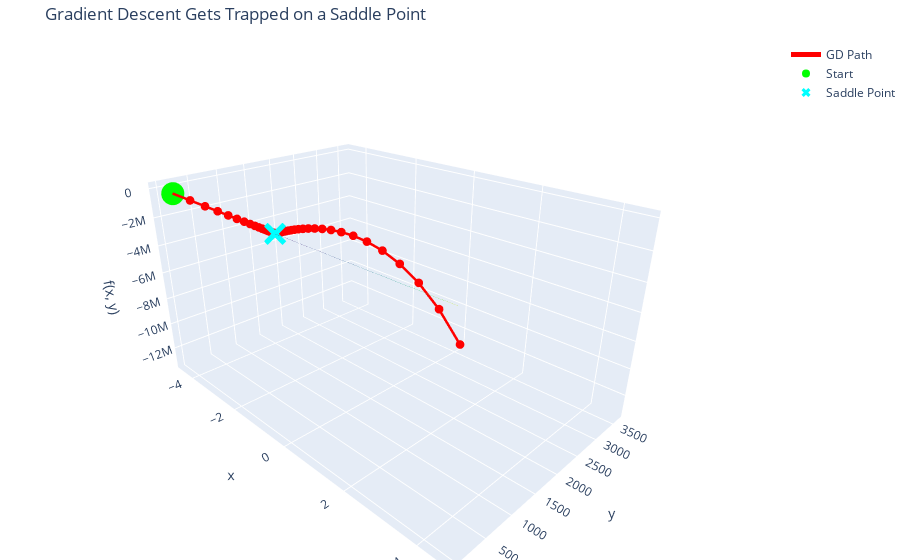

Source (notebook cell):
### Markdown cell above
### ⚠️ Visualizing the Failure of Gradient Descent (Interactive)

On a simple, bowl-shaped function, Gradient Descent works perfectly. But on a more complex surface like a **saddle point**, its weakness becomes clear. Let's visualize its path on the function $f(x, y) = x^2 - y^2$. 

The optimizer's goal is to find the lowest point. It correctly identifies that it needs to move along the x-axis to go down, but it gets trapped by the vanishingly small gradient in the y-direction. **It slows to a crawl, unable to escape the flat saddle region.**

**Click and drag the plot below to rotate it.** Pay close attention to how the steps get smaller and smaller as the path approaches the center.

### Code cell
# Define the saddle point function and its gradient
def f_saddle(x, y):
    return x**2 - y**2

def df_saddle(x, y):
    return np.array([2*x, -2*y])

# 2D gradient descent
def gradient_descent_2d(derivative_fn, start_pos, lr=0.1, steps=50):
    pos = np.array(start_pos, dtype=float)
    history = [pos.copy()]
    for _ in range(steps):
        grad = derivative_fn(pos[0], pos[1])
        pos -= lr * grad
        history.append(pos.copy())
    return np.array(history)

# Run optimizer
path_gd = gradient_descent_2d(df_saddle, start_pos=[-4, 0.4], lr=0.1, steps=50)

# Setup plot data
x_ = np.linspace(-4.5, 4.5, 100)
y_ = np.linspace(-2.5, 2.5, 100)
X, Y = np.meshgrid(x_, y_)
Z = f_saddle(X, Y)

# Create the interactive 3D plot with Plotly
fig = go.Figure()
fig.add_trace(go.Surface(z=Z, x=X, y=Y, colorscale='viridis', opacity=0.7, name='Saddle Surface', showscale=False))
path_z_gd = f_saddle(path_gd[:, 0], path_gd[:, 1])
fig.add_trace(go.Scatter3d(x=path_gd[:, 0], y=path_gd[:, 1], z=path_z_gd, 
                           mode='lines+markers', 
                           name='GD Path',
                           line=dict(color='red', width=5),
                           marker=dict(size=3, color='red')))
fig.add_trace(go.Scatter3d(x=[path_gd[0,0]], y=[path_gd[0,1]], z=[path_z_gd[0]], mode='markers', name='Start', marker=dict(color='lime', size=8, symbol='circle')))
fig.add_trace(go.Scatter3d(x=[0], y=[0], z=[0], mode='markers', name='Saddle Point', marker=dict(color='cyan', size=8, symbol='x')))

fig.update_layout(title='Gradient Descent Gets Trapped on a Saddle Point',
                  scene=dict(xaxis_title='x', yaxis_title='y', zaxis_title='f(x, y)',
                             aspectratio=dict(x=1.5, y=1, z=0.8),
                             camera_eye=dict(x=1.5, y=-1.5, z=1)),
                  margin=dict(l=0, r=0, b=0, t=40))

fig.show()

### Figure 1 — Plotly figure (JSON) as saved in the notebook; plotly's stock layout.template omitted (floating-point values rounded to 4 significant figures; data arrays with more than 128 entries replaced by an {"elided": "..."} marker saying what was removed)
{"data": [{"colorscale": [[0, "#440154"], [0.1111, "#482878"], [0.2222, "#3e4989"], [0.3333, "#31688e"], [0.4444, "#26828e"], [0.5556, "#1f9e89"], [0.6667, "#35b779"], [0.7778, "#6ece58"], [0.8889, "#b5de2b"], [1, "#fde725"]], "name": "Saddle Surface", "opacity": 0.7, "showscale": false, "type": "surface", "x": {"elided": "100x100 float values"}, "y": {"elided": "100x100 float values"}, "z": {"elided": "100x100 float values"}}, {"line": {"color": "red", "width": 5}, "marker": {"color": "red", "size": 3}, "mode": "lines+markers", "name": "GD Path", "type": "scatter3d", "x": [-4.0, -3.2, -2.56, -2.048, -1.638, -1.311, -1.049, -0.8389, -0.6711, -0.5369, -0.4295, -0.3436, -0.2749, -0.2199, -0.1759, -0.1407, -0.1126, -0.09007, -0.07206, -0.05765, -0.04612, -0.03689, -0.02951, -0.02361, -0.01889, -0.01511, -0.01209, -0.009671, -0.007737, -0.00619, -0.004952, -0.003961, -0.003169, -0.002535, -0.002028, -0.001623, -0.001298, -0.001038, -0.0008308, -0.0006646, -0.0005317, -0.0004254, -0.0003403, -0.0002722, -0.0002178, -0.0001742, -0.0001394, -0.0001115, -8.92e-05, -7.136e-05, -5.709e-05], "y": [0.4, 0.48, 0.576, 0.6912, 0.8294, 0.9953, 1.194, 1.433, 1.72, 2.064, 2.477, 2.972, 3.566, 4.28, 5.136, 6.163, 7.395, 8.874, 10.65, 12.78, 15.34, 18.4, 22.08, 26.5, 31.8, 38.16, 45.79, 54.95, 65.94, 79.13, 94.95, 113.9, 136.7, 164.1, 196.9, 236.3, 283.5, 340.2, 408.3, 489.9, 587.9, 705.5, 846.6, 1016.0, 1219.0, 1463.0, 1755.0, 2107.0, 2528.0, 3033.0, 3640.0], "z": [15.84, 10.01, 6.222, 3.717, 1.996, 0.7273, -0.3271, -1.351, -2.508, -3.972, -5.95, -8.715, -12.64, -18.27, -26.34, -37.96, -54.68, -78.75, -113.4, -163.3, -235.2, -338.6, -487.6, -702.2, -1011.0, -1456.0, -2097.0, -3019.0, -4348.0, -6261.0, -9016.0, -12980.0, -18690.0, -26920.0, -38770.0, -55820.0, -80380.0, -115800.0, -166700.0, -240000.0, -345600.0, -497700.0, -716700.0, -1032000.0, -1486000.0, -2140000.0, -3082000.0, -4438000.0, -6390000.0, -9202000.0, -13250000.0]}, {"marker": {"color": "lime", "size": 8, "symbol": "circle"}, "mode": "markers", "name": "Start", "type": "scatter3d", "x": [-4], "y": [0.4], "z": [15.84]}, {"marker": {"color": "cyan", "size": 8, "symbol": "x"}, "mode": "markers", "name": "Saddle Point", "type": "scatter3d", "x": [0], "y": [0], "z": [0]}], "layout": {"margin": {"b": 0, "l": 0, "r": 0, "t": 40}, "scene": {"aspectratio": {"x": 1.5, "y": 1, "z": 0.8}, "camera": {"eye": {"x": 1.5, "y": -1.5, "z": 1}}, "xaxis": {"title": {"text": "x"}}, "yaxis": {"title": {"text": "y"}}, "zaxis": {"title": {"text": "f(x, y)"}}}, "title": {"text": "Gradient Descent Gets Trapped on a Saddle Point"}}}
